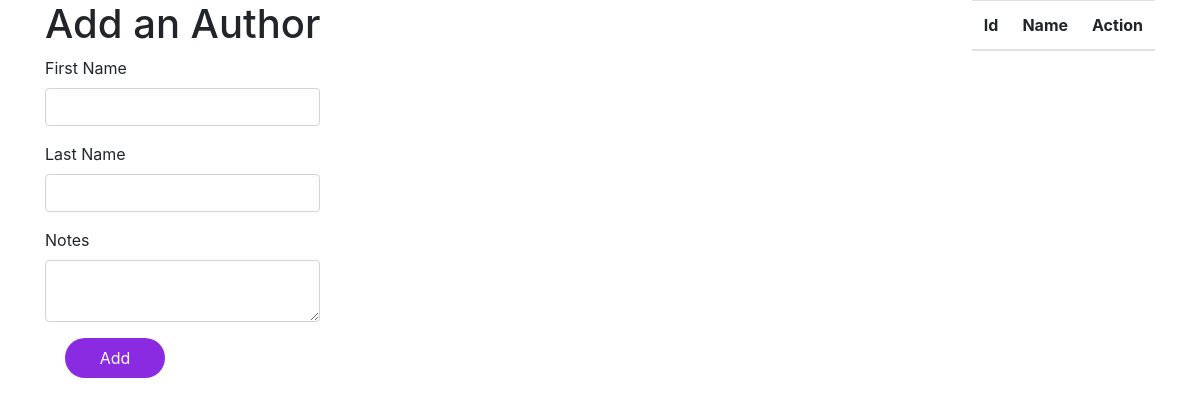
/authors, run on an earlier commit of the app's database.
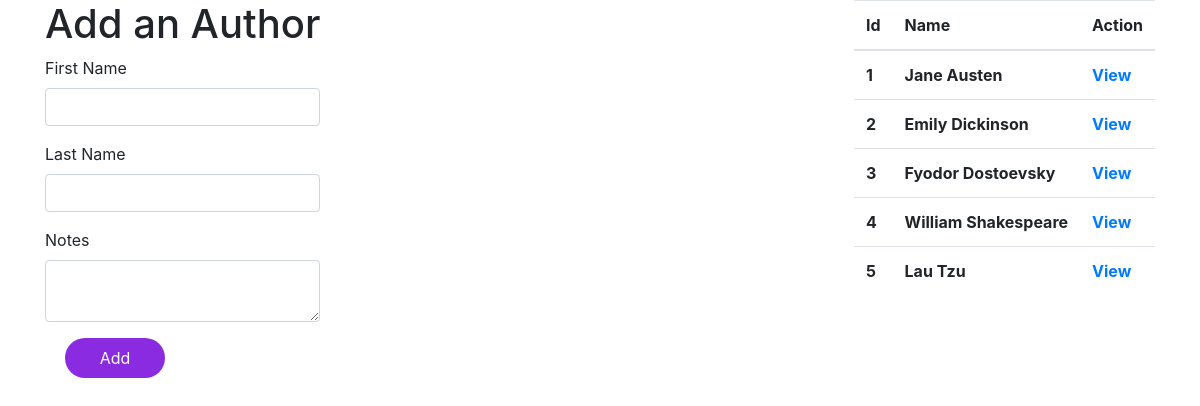
And on a later commit of the database.
### booksAuthors/models.py (models this page shows)
class Author(models.Model):
    first_name = models.CharField(max_length=45)
    last_name = models.CharField(max_length=45)
    notes = models.TextField()
    books = models.ManyToManyField(Book, related_name="author")
    created_at = models.DateTimeField(auto_now_add=True)
    updated_at = models.DateTimeField(auto_now=True)

### booksAuthors/views.py (the view)
# urls.py: path('authors', views.createAuthors),
def createAuthors(request):
    context = {
        'all_authors': Author.objects.all()
    }
    return render(request, 'authors.html', context)

### booksAuthors/templates/authors.html (shortened to what this page needs)
<!DOCTYPE html>
<html lang="en">
<head>
    {% load static %}
    <link rel="stylesheet" href="{% static 'css/author.css'%}">
    <link rel="stylesheet" href="https://stackpath.bootstrapcdn.com/bootstrap/4.5.0/css/bootstrap.min.css">
</head>
<body>
    <div class="container d-flex justify-content-between">
        <div class="book-form">
            <form action="/process_author" method="POST">
                <h1>Add an Author</h1>
                <div class="form-group">
                    <label for="author-first-name">First Name</label>
                    <input type="text" name="author-first-name" class="form-control">
                </div>
                <div class="form-group">
                    <label for="author-last-name">Last Name</label>
                    <input type="text" name="author-last-name" class="form-control">
                </div>
                <div class="form-group">
                    <label for="author-notes">Notes</label>
                    <textarea name="author-notes" class="form-control"></textarea>
                </div>
                <button type="submit" class="button">Add</button>
            </form>
        </div>
        <div class="authors-list">
            <table class="table">
                <thead>
                    <tr>
                        <th scope="col">Id</th>
                        <th scope="col">Name</th>
                        <th scope="col">Action</th>
                    </tr>
                </thead>
                <tbody>
                    {% for author in all_authors %}
                    <tr>
                        <th>{{author.id}}</th>
                        <th>{{author.first_name}} {{author.last_name}}</th>
                        <th><a href="/authors/{{author.id}}">View</a></th>
                    </tr>
                    {% endfor %}
                </tbody>
            </table>
        </div>
    </div>
</body>
</html>

### booksAuthors/static/css/author.css (style rules this page uses)
.button { margin-left: 20px; width: 100px; height: 40px; text-align: center; border: none; border-radius: 2rem; background-color: blueviolet; color: white; }

What changed in the data, as far as the page shows it:
added Author: id "1", first_name "Jane", last_name "Austen"
added Author: id "2", first_name "Emily", last_name "Dickinson"
added Author: id "3", first_name "Fyodor", last_name "Dostoevsky"
added Author: id "4", first_name "William", last_name "Shakespeare"
added Author: id "5", first_name "Lau", last_name "Tzu"
